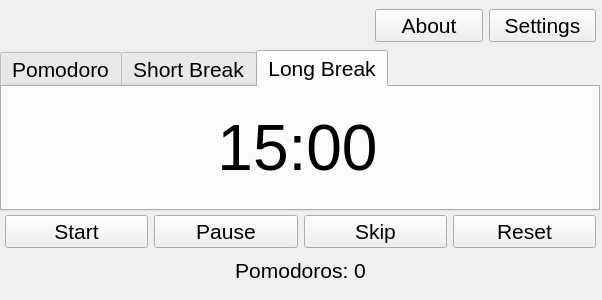
<?xml version="1.0" encoding="UTF-8"?>
<ui version="4.0">
 <class>main_window</class>
 <widget class="QMainWindow" name="main_window">
  <property name="geometry">
   <rect>
    <x>0</x>
    <y>0</y>
    <width>602</width>
    <height>300</height>
   </rect>
  </property>
  <property name="font">
   <font>
    <family>Arial</family>
    <pointsize>16</pointsize>
   </font>
  </property>
  <property name="windowTitle">
   <string>PomoPal v0.3</string>
  </property>
  <property name="windowIcon">
   <iconset>
    <normaloff>tomato.png</normaloff>tomato.png</iconset>
  </property>
  <widget class="QWidget" name="main_widget">
   <widget class="QTabWidget" name="tabs">
    <property name="geometry">
     <rect>
      <x>0</x>
      <y>50</y>
      <width>600</width>
      <height>161</height>
     </rect>
    </property>
    <property name="tabPosition">
     <enum>QTabWidget::North</enum>
    </property>
    <property name="tabShape">
     <enum>QTabWidget::Rounded</enum>
    </property>
    <property name="currentIndex">
     <number>2</number>
    </property>
    <widget class="QWidget" name="tab1">
     <attribute name="title">
      <string>Pomodoro</string>
     </attribute>
     <widget class="QLabel" name="pomo_timer_label">
      <property name="geometry">
       <rect>
        <x>0</x>
        <y>20</y>
        <width>591</width>
        <height>81</height>
       </rect>
      </property>
      <property name="font">
       <font>
        <pointsize>48</pointsize>
       </font>
      </property>
      <property name="text">
       <string>25:00</string>
      </property>
      <property name="alignment">
       <set>Qt::AlignCenter</set>
      </property>
     </widget>
    </widget>
    <widget class="QWidget" name="tab2">
     <attribute name="title">
      <string>Short Break</string>
     </attribute>
     <widget class="QLabel" name="short_break_label">
      <property name="geometry">
       <rect>
        <x>0</x>
        <y>20</y>
        <width>591</width>
        <height>81</height>
       </rect>
      </property>
      <property name="font">
       <font>
        <pointsize>48</pointsize>
       </font>
      </property>
      <property name="text">
       <string>05:00</string>
      </property>
      <property name="alignment">
       <set>Qt::AlignCenter</set>
      </property>
     </widget>
    </widget>
    <widget class="QWidget" name="tab3">
     <attribute name="title">
      <string>Long Break</string>
     </attribute>
     <widget class="QLabel" name="long_break_label">
      <property name="geometry">
       <rect>
        <x>0</x>
        <y>20</y>
        <width>591</width>
        <height>81</height>
       </rect>
      </property>
      <property name="font">
       <font>
        <pointsize>48</pointsize>
       </font>
      </property>
      <property name="text">
       <string>15:00</string>
      </property>
      <property name="alignment">
       <set>Qt::AlignCenter</set>
      </property>
     </widget>
    </widget>
   </widget>
   <widget class="QWidget" name="gridLayoutWidget">
    <property name="geometry">
     <rect>
      <x>0</x>
      <y>210</y>
      <width>601</width>
      <height>81</height>
     </rect>
    </property>
    <layout class="QGridLayout" name="controls_grid_layout">
     <property name="leftMargin">
      <number>5</number>
     </property>
     <property name="topMargin">
      <number>5</number>
     </property>
     <property name="rightMargin">
      <number>5</number>
     </property>
     <property name="bottomMargin">
      <number>5</number>
     </property>
     <item row="0" column="0">
      <widget class="QPushButton" name="start_btn">
       <property name="text">
        <string>Start</string>
       </property>
      </widget>
     </item>
     <item row="0" column="1">
      <widget class="QPushButton" name="pause_btn">
       <property name="text">
        <string>Pause</string>
       </property>
      </widget>
     </item>
     <item row="0" column="3">
      <widget class="QPushButton" name="reset_btn">
       <property name="text">
        <string>Reset</string>
       </property>
      </widget>
     </item>
     <item row="0" column="2">
      <widget class="QPushButton" name="skip_btn">
       <property name="text">
        <string>Skip</string>
       </property>
      </widget>
     </item>
     <item row="1" column="0" colspan="4">
      <widget class="QLabel" name="pomo_counter_label">
       <property name="text">
        <string>Pomodoros: 0</string>
       </property>
       <property name="alignment">
        <set>Qt::AlignCenter</set>
       </property>
      </widget>
     </item>
    </layout>
   </widget>
   <widget class="QWidget" name="gridLayoutWidget_2">
    <property name="geometry">
     <rect>
      <x>370</x>
      <y>0</y>
      <width>231</width>
      <height>51</height>
     </rect>
    </property>
    <layout class="QGridLayout" name="page_btns_grid_layout">
     <property name="leftMargin">
      <number>5</number>
     </property>
     <property name="topMargin">
      <number>5</number>
     </property>
     <property name="rightMargin">
      <number>5</number>
     </property>
     <property name="bottomMargin">
      <number>5</number>
     </property>
     <item row="0" column="1">
      <widget class="QPushButton" name="settings_btn">
       <property name="font">
        <font>
         <pointsize>16</pointsize>
        </font>
       </property>
       <property name="text">
        <string>Settings</string>
       </property>
      </widget>
     </item>
     <item row="0" column="0">
      <widget class="QPushButton" name="about_btn">
       <property name="text">
        <string>About</string>
       </property>
      </widget>
     </item>
    </layout>
   </widget>
  </widget>
 </widget>
 <resources/>
 <connections/>
</ui>
